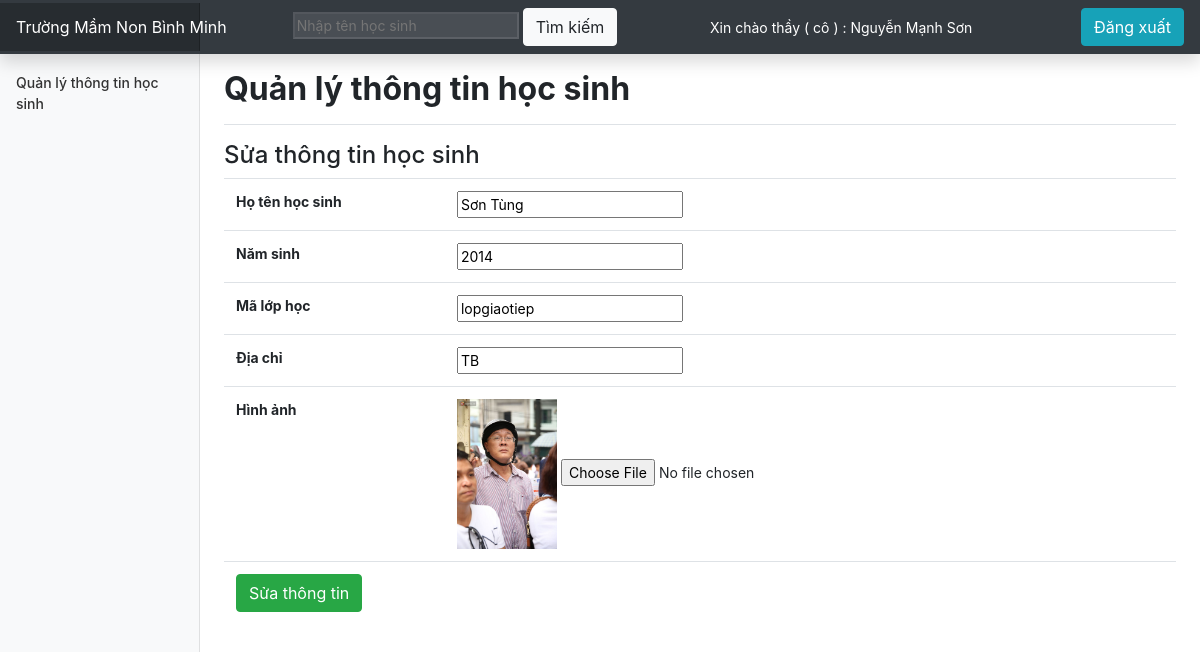
Screenshot of /quanlyhs.php?action=quanlyhs&query=sua&idhs=23 (signed in) with the database file from the repository.
### tables this page shows
CREATE TABLE `tbl_hs` (
  `id_hs` int(11) NOT NULL,
  `name_hs` varchar(255) NOT NULL,
  `namsinh_hs` varchar(255) NOT NULL,
  `class` varchar(255) NOT NULL,
  `diachi_hs` varchar(255) NOT NULL,
  `anh_hs` varchar(255) NOT NULL
);

### quanly/quanlyhs/sua.php (the view)
<?php
    $sql_sua_hs = "SELECT * FROM tbl_hs WHERE id_hs ='$_GET[idhs]' LIMIT 1";
    $querry_sua_hs= mysqli_query($mysqli, $sql_sua_hs);
?>
<div class="d-flex justify-content-between flex-wrap flex-md-nowrap align-items-center pt-3 pb-2 mb-3 border-bottom">
    <h1 class="h2"><strong>Quản lý thông tin học sinh</strong> </h1>
</div>
<h4>Sửa thông tin học sinh</h4>
<table class="table" >
    <form method="POST" enctype="multipart/form-data"  autocomplete="off" action="quanly/quanlyhs/xuly.php?idhs=<?php echo $_GET['idhs'] ?>">
        <?php
            while($dong = mysqli_fetch_array($querry_sua_hs)) {
        ?>
            <tr>
                <th scope="row"> Họ tên học sinh </th>
                <td><input type="text" name="name_hs" value="<?php echo $dong['name_hs'] ?>"></td>
            </tr>
            <tr>
                <th scope="row">Năm sinh</th>
                <td><input type="text" name="namsinh_hs" value="<?php echo $dong['namsinh_hs'] ?>" ></td>
            </tr>
            <tr>
                <th scope="row">Mã lớp học</th>
                <td><input type="text" name="class" value="<?php echo $dong['class'] ?>"></td>
            </tr>
            <tr>
                <th scope="row">Địa chỉ</th>
                <td><input type="text" name="diachi_hs" value="<?php echo $dong['diachi_hs'] ?>"></td>
            </tr>
            <tr>
                <th scope="row">Hình ảnh</th>
                <td>
                    <img width="100px" src="quanly/quanlyhs/uploads/<?php echo $dong['anh_hs'] ?> " alt="">
                    <input type="file" name="anh_hs" value="<?php echo $dong['anh_hs'] ?>">
                </td>
            </tr>
            <tr>
                <td colspan="2"><input type="submit" class="btn btn-success" name="sua_hs" value="Sửa thông tin"></td>
            </tr>
        <?php
        }
        ?>
    </form>
</table>

### admin/css/dashboard.css (style rules this page uses)
body { font-size: .875rem; }

### rows the page displays
tbl_hs: name_hs "Sơn Tùng", namsinh_hs "2014", class "lopgiaotiep", diachi_hs "TB", anh_hs (picture)

### other values shown
$_SESSION['dangnhapgv'] "Nguyễn Mạnh Sơn"
